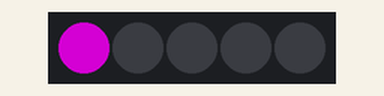
Simulated run of this sketch. Board: Arduino Uno, built with avr-gcc and run on an emulated ATmega328P. Shown: 5 RGB LEDs in strip order, left to right. Dim RGB values are drawn brighter than linear.

Above: at 0.1 s.
At 0.5 s:
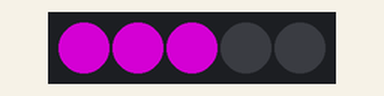
At 0.9 s:
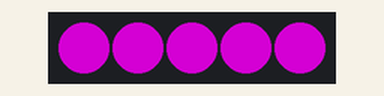
At 1.5 s:
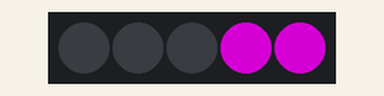
At 2.3 s:
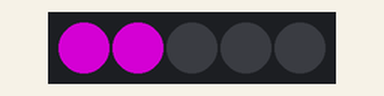
Timing chart, 0 to 40.0 s (numbered marks = the images above):
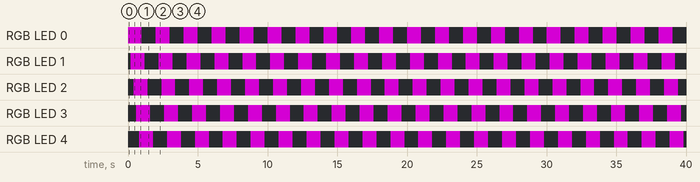

The sketch:

A_LEDStrip.ino
```cpp
// ********************************************************************
//
// Don't forget to install the Fastled library for this example to work
//
// ********************************************************************


// Adding the library
#include "FastLED.h"

// How many leds in your strip?
#define NUM_LEDS 5

// Define what pins you are using for data and clock line
#define DATA_PIN 5
#define CLOCK_PIN 4

// Define the array of leds
// Nothing to change here
CRGB leds[NUM_LEDS];

void setup() {

  // This is where we configure what LED strip we are using and what pins control it
  FastLED.addLeds<APA102, DATA_PIN, CLOCK_PIN, BGR>(leds, NUM_LEDS);

}

void loop() {


    for (int i = 0; i < NUM_LEDS; i++) {
      leds[i] = CRGB::Purple;  // Load array with LED values
      FastLED.show();         // Display what is in array
      delay(200);             // Do nothing for certain amount of time

      //leds[i] = CRGB::Black;  // Load array with new LED value
      //FastLED.show();         // Turn off
    }

    for (int i = 0; i < NUM_LEDS; i++) {
      leds[i] = CRGB::Black;  // Load array with LED values
      FastLED.show();         // Display what is in array
      delay(200);             // Do nothing for certain amount of time

    }

}
```

Measured:
- by itself, RGB LED 0–4: alternates RGB(128, 0, 128) for 1.0 s and off for 1.0 s
- by itself, everything shown: repeats every 2.0 s, in 10 steps
